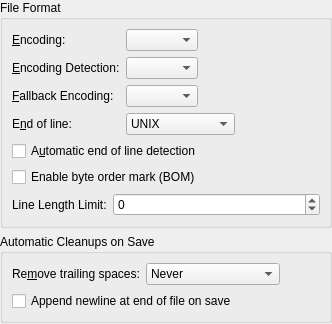
<?xml version="1.0" encoding="UTF-8"?>
<ui version="4.0">
 <class>OpenSaveConfigWidget</class>
 <widget class="QWidget" name="OpenSaveConfigWidget">
  <layout class="QVBoxLayout">
   <property name="margin">
    <number>0</number>
   </property>
   <item>
    <widget class="QGroupBox" name="gbFileFormat">
     <property name="title">
      <string>File Format</string>
     </property>
     <layout class="QFormLayout" name="formLayout_2">
      <item row="0" column="0" colspan="2">
       <layout class="QFormLayout" name="formLayout">
        <property name="fieldGrowthPolicy">
         <enum>QFormLayout::ExpandingFieldsGrow</enum>
        </property>
        <item row="0" column="0">
         <widget class="QLabel" name="lblEncoding">
          <property name="text">
           <string>&amp;Encoding:</string>
          </property>
          <property name="buddy">
           <cstring>cmbEncoding</cstring>
          </property>
         </widget>
        </item>
        <item row="0" column="1">
         <widget class="KComboBox" name="cmbEncoding">
          <property name="whatsThis">
           <string>This defines the standard encoding to use to open/save files, if not changed in the open/save dialog or by using a command line option.</string>
          </property>
         </widget>
        </item>
        <item row="1" column="0">
         <widget class="QLabel" name="lblEncodingDetection">
          <property name="text">
           <string>&amp;Encoding Detection:</string>
          </property>
          <property name="buddy">
           <cstring>cmbEncodingDetection</cstring>
          </property>
         </widget>
        </item>
        <item row="1" column="1">
         <widget class="KComboBox" name="cmbEncodingDetection">
          <property name="whatsThis">
           <string>if neither the encoding chosen as standard above, nor the encoding specified in the open/save dialog, nor the encoding specified on command line match the content of the file, this detection will be run.</string>
          </property>
         </widget>
        </item>
        <item row="2" column="0">
         <widget class="QLabel" name="lblEncodingDetection2">
          <property name="text">
           <string>&amp;Fallback Encoding:</string>
          </property>
          <property name="buddy">
           <cstring>cmbEncodingFallback</cstring>
          </property>
         </widget>
        </item>
        <item row="2" column="1">
         <widget class="KComboBox" name="cmbEncodingFallback">
          <property name="whatsThis">
           <string>This defines the fallback encoding to try for opening files if neither the encoding chosen as standard above, nor the encoding specified in the open/save dialog, nor the encoding specified on command line match the content of the file.  Before this is used, an attempt will be made to determine the encoding to use by looking for a byte order mark at start of file: if one is found, the right Unicode encoding will be chosen; otherwise encoding detection will run, if both fail the fallback encoding will be tried.</string>
          </property>
         </widget>
        </item>
        <item row="3" column="0">
         <widget class="QLabel" name="lblEOL">
          <property name="text">
           <string>E&amp;nd of line:</string>
          </property>
          <property name="buddy">
           <cstring>cmbEOL</cstring>
          </property>
         </widget>
        </item>
        <item row="3" column="1">
         <widget class="KComboBox" name="cmbEOL">
          <item>
           <property name="text">
            <string>UNIX</string>
           </property>
          </item>
          <item>
           <property name="text">
            <string>DOS/Windows</string>
           </property>
          </item>
          <item>
           <property name="text">
            <string>Macintosh</string>
           </property>
          </item>
         </widget>
        </item>
       </layout>
      </item>
      <item row="1" column="0" colspan="2">
       <widget class="QCheckBox" name="chkDetectEOL">
        <property name="whatsThis">
         <string>If this option is enabled the editor will autodetect the end of line type. The first found end of line type will be used for the whole file.</string>
        </property>
        <property name="text">
         <string>A&amp;utomatic end of line detection</string>
        </property>
       </widget>
      </item>
      <item row="2" column="0" colspan="2">
       <widget class="QCheckBox" name="chkEnableBOM">
        <property name="whatsThis">
         <string>The byte order mark is a special sequence at the beginning of Unicode encoded documents. It helps editors to open text documents with the correct Unicode encoding. The byte order mark is not visible in the displayed document.</string>
        </property>
        <property name="text">
         <string>Enable byte order mark (BOM)</string>
        </property>
       </widget>
      </item>
      <item row="3" column="0">
       <widget class="QLabel" name="label">
        <property name="text">
         <string>Line Length Limit:</string>
        </property>
        <property name="buddy">
         <cstring>lineLengthLimit</cstring>
        </property>
       </widget>
      </item>
      <item row="3" column="1">
       <widget class="QSpinBox" name="lineLengthLimit">
        <property name="specialValueText">
         <string>Unlimited</string>
        </property>
        <property name="minimum">
         <number>-1</number>
        </property>
        <property name="maximum">
         <number>1000000</number>
        </property>
       </widget>
      </item>
     </layout>
    </widget>
   </item>
   <item>
    <widget class="QGroupBox" name="gbCleanups">
     <property name="title">
      <string>Automatic Cleanups on Save</string>
     </property>
     <layout class="QVBoxLayout">
      <item>
       <layout class="QHBoxLayout" name="horizontalLayout">
        <item>
         <widget class="QLabel" name="lblRemoveTrailingSpaces">
          <property name="whatsThis">
           <string>Depending on the choice, trailing spaces are removed when saving a document, either in the entire document or only of modified lines.</string>
          </property>
          <property name="text">
           <string>Re&amp;move trailing spaces:</string>
          </property>
          <property name="buddy">
           <cstring>cbRemoveTrailingSpaces</cstring>
          </property>
         </widget>
        </item>
        <item>
         <widget class="QComboBox" name="cbRemoveTrailingSpaces">
          <property name="whatsThis">
           <string>Depending on the choice, trailing spaces are removed when saving a document, either in the entire document or only of modified lines.</string>
          </property>
          <item>
           <property name="text">
            <string>Never</string>
           </property>
          </item>
          <item>
           <property name="text">
            <string>On Modified Lines</string>
           </property>
          </item>
          <item>
           <property name="text">
            <string>In Entire Document</string>
           </property>
          </item>
         </widget>
        </item>
        <item>
         <spacer name="horizontalSpacer">
          <property name="orientation">
           <enum>Qt::Horizontal</enum>
          </property>
          <property name="sizeHint" stdset="0">
           <size>
            <width>40</width>
            <height>20</height>
           </size>
          </property>
         </spacer>
        </item>
       </layout>
      </item>
      <item>
       <widget class="QCheckBox" name="chkNewLineAtEof">
        <property name="whatsThis">
         <string>On save, a line break is appended to the document if not already present. The line break is visible after reloading the file.</string>
        </property>
        <property name="text">
         <string>Append newline at end of file on save</string>
        </property>
       </widget>
      </item>
     </layout>
    </widget>
   </item>
   <item>
    <spacer>
     <property name="orientation">
      <enum>Qt::Vertical</enum>
     </property>
     <property name="sizeHint" stdset="0">
      <size>
       <width>0</width>
       <height>1</height>
      </size>
     </property>
    </spacer>
   </item>
  </layout>
 </widget>
 <customwidgets>
  <customwidget>
   <class>KComboBox</class>
   <extends>QComboBox</extends>
   <header>kcombobox.h</header>
  </customwidget>
 </customwidgets>
 <resources/>
 <connections/>
</ui>
